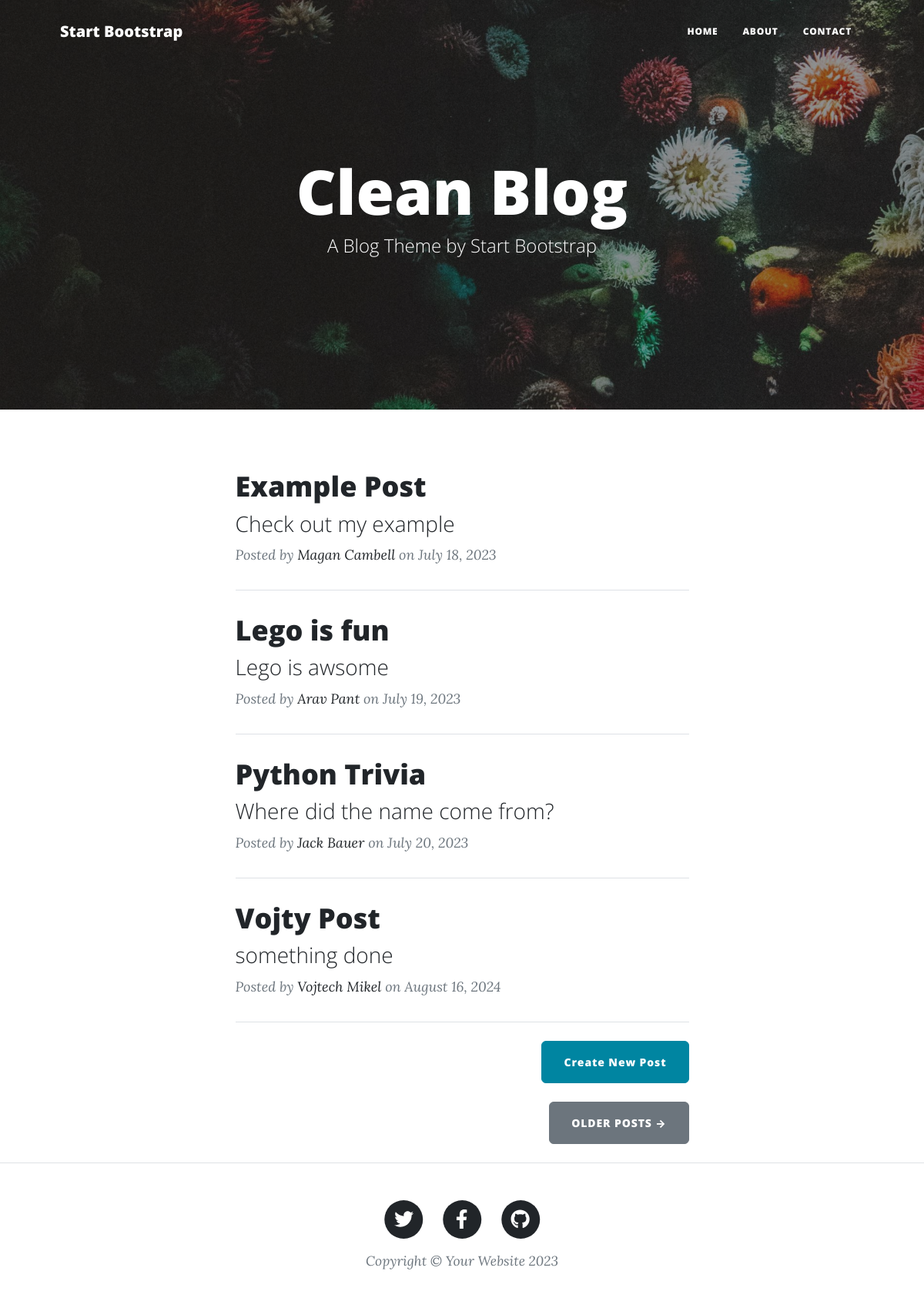
The page / on the database its author committed.
### models.py (models this page shows)
class BlogPost(db.Model):
    id: Mapped[int] = mapped_column(Integer, primary_key=True)
    title: Mapped[str] = mapped_column(String(250), unique=True, nullable=False)
    subtitle: Mapped[str] = mapped_column(String(250), nullable=False)
    date: Mapped[str] = mapped_column(String(250), nullable=False)
    body: Mapped[str] = mapped_column(Text, nullable=False)
    author: Mapped[str] = mapped_column(String(250), nullable=False)
    img_url: Mapped[str] = mapped_column(String(250), nullable=False)

### app.py (the view)
@app.route('/')
def home():
    posts = crud.get_all_posts()
    return render_template("index.html", all_posts=posts)

### app.py (called while the page is built)
@app.context_processor
def inject_user():
    return {'current_user': fl_log.current_user}

### crud.py (called while the page is built)
def get_all_posts():
    return BlogPost.query.all()

### templates/index.html
{% extends "base/base.html" %}
{% block content %}
<header
  class="masthead"
  style="background-image: url('{{ url_for('static', filename='assets/img/home-bg.jpg') }}')"
>
  <div class="container position-relative px-4 px-lg-5">
    <div class="row gx-4 gx-lg-5 justify-content-center">
      <div class="col-md-10 col-lg-8 col-xl-7">
        <div class="site-heading">
          <h1>Clean Blog</h1>
          <span class="subheading">A Blog Theme by Start Bootstrap</span>
        </div>
      </div>
    </div>
  </div>
</header>
<div class="container px-4 px-lg-5">
  <div class="row gx-4 gx-lg-5 justify-content-center">
    <div class="col-md-10 col-lg-8 col-xl-7">
      {% for post in all_posts %}
      <div class="post-preview">
        <a href="{{ url_for('view_post', post_id=post.id) }}">
          <h2 class="post-title">{{ post.title }}</h2>
          <h3 class="post-subtitle">{{ post.subtitle }}</h3>
        </a>
        <p class="post-meta">
          Posted by
          <a href="#">{{post.author}}</a>
          on {{post.date}}
        </p>
      </div>
      <hr class="my-4" />
      {% endfor %}
      <div class="d-flex justify-content-end mb-4">
        <a
          class="btn btn-primary float-right"
          href="{{ url_for('make_post') }}"
          >Create New Post</a
        >
      </div>
      <div class="d-flex justify-content-end mb-4">
        <a class="btn btn-secondary text-uppercase" href="#!">Older Posts →</a>
      </div>
    </div>
  </div>
</div>
{% endblock %}

### templates/base/base.html
<!DOCTYPE html>
<html lang="en">
<head>
    {% include 'base/head.html' %}
</head>
<body>
    {% include 'base/header.html' %}
    {% block content %}{% endblock %}
    {% include 'base/footer.html' %}
</body>
</html>

### templates/base/head.html (shortened to what this page needs)
<head>
    {% block styles %}
    {{ bootstrap.load_css() }}
    <link
            href="{{ url_for('static', filename='css/styles.css') }}"
            rel="stylesheet"
    />
    {% endblock %}
</head>

### templates/base/header.html (shortened to what this page needs)
<nav class="navbar navbar-expand-lg navbar-light" id="mainNav">
    <div class="container px-4 px-lg-5">
        <a class="navbar-brand" href="/">Start Bootstrap</a>
        <div class="collapse navbar-collapse" id="navbarResponsive">
            <ul class="navbar-nav ms-auto py-4 py-lg-0">
                <li class="nav-item">
                    <a
                            class="nav-link px-lg-3 py-3 py-lg-4"
                            href="{{ url_for('home') }}"
                    >Home</a
                    >
                </li>
                <li class="nav-item">
                    <a
                            class="nav-link px-lg-3 py-3 py-lg-4"
                            href="{{ url_for('about') }}"
                    >About</a
                    >
                </li>
                <li class="nav-item">
                    <a
                            class="nav-link px-lg-3 py-3 py-lg-4"
                            href="{{ url_for('contact') }}"
                    >Contact</a
                    >
                </li>
            </ul>
        </div>
    </div>
</nav>

### templates/base/footer.html (shortened to what this page needs)
<footer class="border-top">
    <div class="container px-4 px-lg-5">
        <div class="row gx-4 gx-lg-5 justify-content-center">
            <div class="col-md-10 col-lg-8 col-xl-7">
                <ul class="list-inline text-center">
                    <li class="list-inline-item">
                        <a href="#!">
                                  <span class="fa-stack fa-lg">
                                      <i class="fas fa-circle fa-stack-2x"></i>
                                      <i class="fab fa-twitter fa-stack-1x fa-inverse"></i>
                                  </span>
                        </a>
                    </li>
                    <li class="list-inline-item">
                        <a href="#!">
                                  <span class="fa-stack fa-lg">
                                      <i class="fas fa-circle fa-stack-2x"></i>
                                      <i class="fab fa-facebook-f fa-stack-1x fa-inverse"></i>
                                  </span>
                        </a>
                    </li>
                    <li class="list-inline-item">
                        <a href="#!">
                                  <span class="fa-stack fa-lg">
                                      <i class="fas fa-circle fa-stack-2x"></i>
                                      <i class="fab fa-github fa-stack-1x fa-inverse"></i>
                                  </span>
                        </a>
                    </li>
                </ul>
                <div class="small text-center text-muted fst-italic">Copyright &copy; Your Website 2023</div>
            </div>
        </div>
    </div>
</footer>

### rows shown on the page
BlogPost: title "Example Post", subtitle "Check out my example", author "Magan Cambell", date "July 18, 2023"
BlogPost: title "Lego is fun", subtitle "Lego is awsome", author "Arav Pant", date "July 19, 2023"
BlogPost: title "Python Trivia", subtitle "Where did the name come from?", author "Jack Bauer", date "July 20, 2023"
BlogPost: title "Vojty Post", subtitle "something done", author "Vojtech Mikel", date "August 16, 2024"
